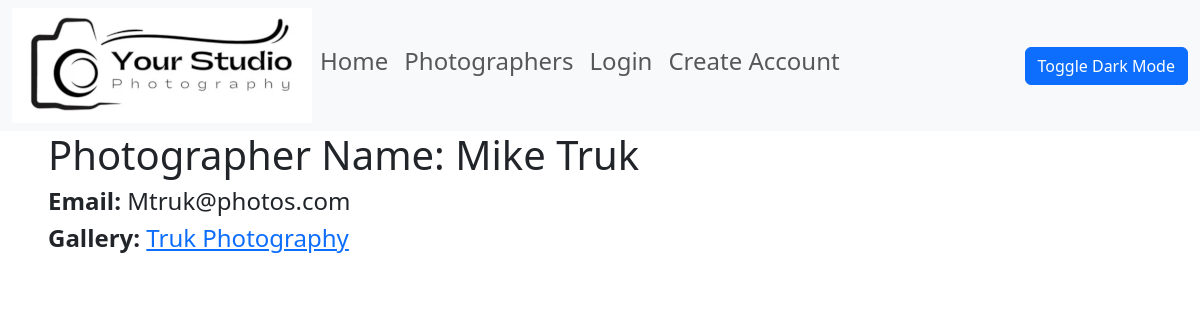
The page /photographer/1 on the database its author committed.
### photo_app/models.py (models this page shows, shortened)
class Photographer(models.Model):
    name = models.CharField(max_length=200)
    email = models.CharField("UCCS Email", max_length=200)
    user = models.OneToOneField(User, null=True, on_delete=models.CASCADE)
    gallery = models.OneToOneField(Gallery, null=True, on_delete=models.CASCADE, unique=True, default=None)

class Gallery(models.Model):
    title = models.CharField(max_length=200)
    about = models.TextField((""), blank=True)
    def get_absolute_url(self):
        return reverse('gallery-detail', args=[str(self.id)])

### photo_app/views.py (the view)
# urls.py: path('photographer/<int:pk>', views.PhotographerDetailView.as_view(), name='photographer-detail'),
class PhotographerDetailView(generic.DetailView):
    model = Photographer

### photo_app/templates/photo_app/photographer_detail.html (shortened to what this page needs)
{% extends 'photo_app/base_template.html' %}
{% block content %}
<h1>Photographer Name: {{ photographer.name }}</h1>
<h4><strong>Email: </strong> {{ photographer.email }}</h4>
<h4><strong>Gallery: </strong><a href="{{ photographer.gallery.get_absolute_url }}">{{ photographer.gallery.title }} </a>
{% endblock %}

### photo_app/templates/photo_app/base_template.html (style rules this page uses)
body { background-color: light; }

### rows shown on the page
Photographer: name "Mike Truk", email "Mtruk@photos.com", gallery "Truk Photography"
